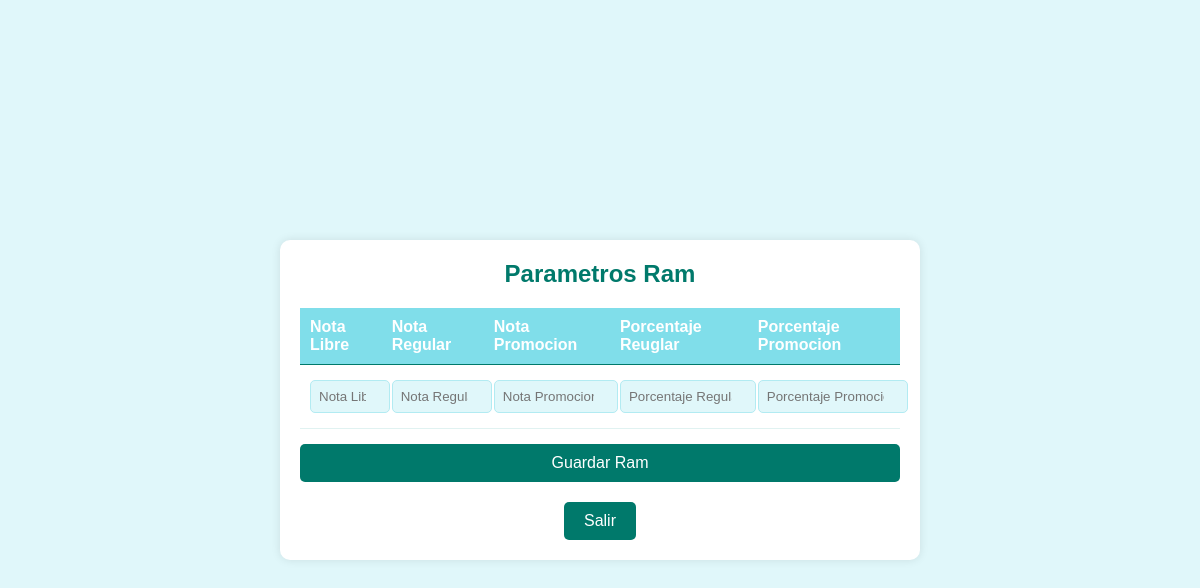
Before: /editarRam.php with the older database file.
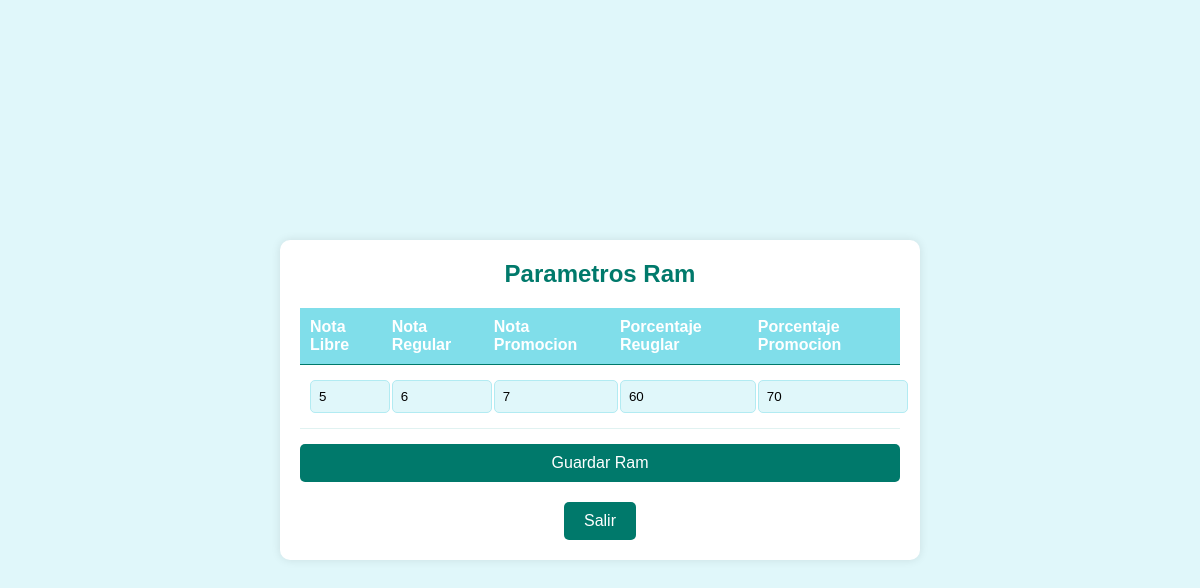
After: the same page with the newer database file.
### tables this page shows
CREATE TABLE ram (
    nota_libre DECIMAL(5,2),
    nota_regular DECIMAL(5,2),
    nota_promocion DECIMAL(5,2),
    porcentaje_regular DECIMAL(5,2),
    porcentaje_promocion DECIMAL(5,2) 
);

### Clases/Ram.php (called while the page is built, shortened)
<?php
class Ram{
    public function obtenerRam() {
        global $conn;
        $sql = "SELECT * FROM RAM ";
        $stmt = $conn->prepare($sql);
        $stmt->execute();
        return $stmt->fetch(PDO::FETCH_ASSOC);
    }
}

### editarRam.php (the view, shortened to what this page needs)
<!DOCTYPE html>
<html lang="en">
<head>
    <link rel="stylesheet" href="Resources\Styles\editarRam.css">
</head>
<body>
    <form action="Guardar/guardarRam.php" method="POST">
        <h2>Parametros Ram</h2>
        <table>
            <tr>
                <th>Nota Libre</th>
                <th>Nota Regular</th>
                <th>Nota Promocion</th>
                <th>Porcentaje Reuglar</th>
                <th>Porcentaje Promocion</th>
            </tr>
            <?php
                require_once "Clases/Ram.php";
                $ram = new Ram();
                $ramNueva = $ram->obtenerRam();
                    echo "<td><input type='number' class='nota_libre' name='nota_libre' value='" . (!empty($ramNueva['nota_libre']) && $ramNueva['nota_libre'] != 0 ? rtrim(rtrim(number_format($ramNueva['nota_libre'], 6, '.', ''), '0'), '.') : '') . "' placeholder='Nota Libre' min='1' max='10'></td>";
                    echo "<td><input type='number' class='nota_regular' name='nota_regular' value='" . (!empty($ramNueva['nota_regular']) && $ramNueva['nota_regular'] != 0 ? rtrim(rtrim(number_format($ramNueva['nota_regular'], 6, '.', ''), '0'), '.') : '') . "' placeholder='Nota Regular' min='1' max='10'></td>";
                    echo "<td><input type='number' class='nota_promocion' name='nota_promocion' value='" . (!empty($ramNueva['nota_promocion']) && $ramNueva['nota_promocion'] != 0 ? rtrim(rtrim(number_format($ramNueva['nota_promocion'], 6, '.', ''), '0'), '.') : '') . "' placeholder='Nota Promocion' min='1' max='10'></td>";
                    echo "<td><input type='number' class='porcentaje_regular' name='porcentaje_regular' value='" . (!empty($ramNueva['porcentaje_regular']) && $ramNueva['porcentaje_regular'] != 0 ? rtrim(rtrim(number_format($ramNueva['porcentaje_regular'], 6, '.', ''), '0'), '.') : '') . "' placeholder='Porcentaje Regular' min='1' max='100'></td>";
                    echo "<td><input type='number' class='porcentaje_promocion' name='porcentaje_promocion' value='" . (!empty($ramNueva['porcentaje_promocion']) && $ramNueva['porcentaje_promocion'] != 0 ? rtrim(rtrim(number_format($ramNueva['porcentaje_promocion'], 6, '.', ''), '0'), '.') : '') . "' placeholder='Porcentaje Promocion' min='1' max='100'></td>";
            ?>
        </table>
        <button id="guardarRam" name="guardarRam" class="guardarRam">Guardar Ram</button>
        <a href="paginaMain.php" class="salir">Salir</a>
    </form>
</body>
</html>

### Resources/Styles/editarRam.css (style rules this page uses)
body { font-family: Arial, sans-serif; background-color: #E0F7FA; display: flex; justify-content: center; align-items: center; height: 100vh; margin: 0; }
h2 { color: #00796B; text-align: center; margin-top: 0; margin-bottom: 20px; font-size: 24px; }
form { background-color: #ffffff; padding: 20px; border-radius: 10px; box-shadow: 0 0 10px rgba(0, 0, 0, 0.1); width: 90%; max-width: 600px; text-align: center; }
table { width: 100%; margin-top: 10px; border-collapse: collapse; }
th { background-color: #80DEEA; color: #ffffff; padding: 10px; text-align: left; font-weight: bold; border-bottom: 1px solid #00796B; }
td { padding: 10px; border-bottom: 1px solid #E0F2F1; text-align: center; }
input[type="number"] { width: 100%; padding: 8px; margin: 5px 0; border: 1px solid #B2EBF2; border-radius: 5px; background-color: #E0F7FA; }
button.guardarRam { width: 100%; padding: 10px; background-color: #00796B; color: #ffffff; border: none; border-radius: 5px; font-size: 16px; cursor: pointer; margin-top: 15px; }
.salir { display: inline-block; margin-top: 20px; padding: 10px 20px; background-color: #00796B; color: white; text-decoration: none; border-radius: 5px; font-size: 16px; text-align: center; transition: background-color 0.3s ease; }

Changed rows visible on the page:
added ram: nota_libre "5", nota_regular "6", nota_promocion "7", porcentaje_regular "60", porcentaje_promocion "70"
